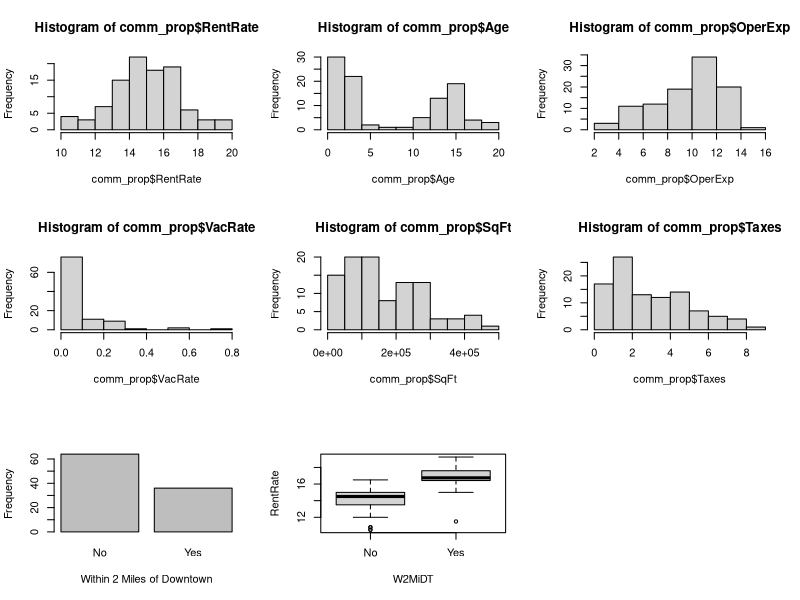
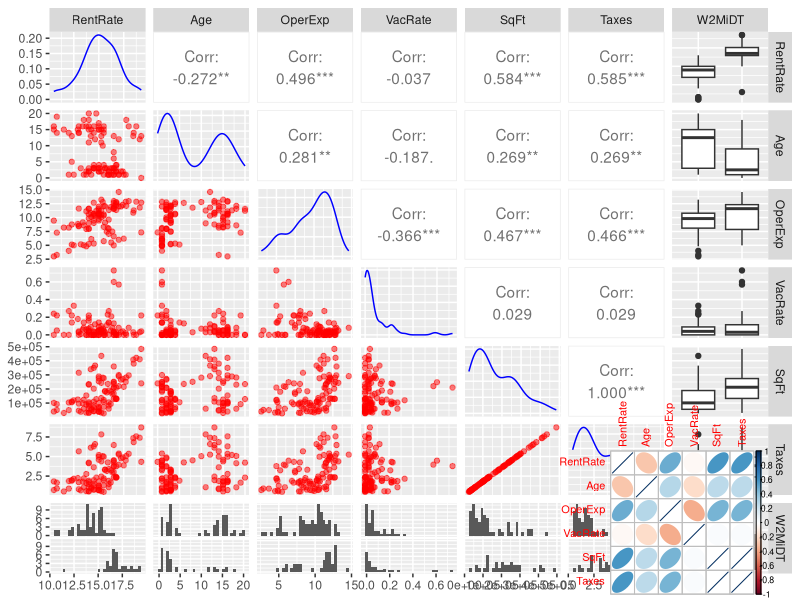
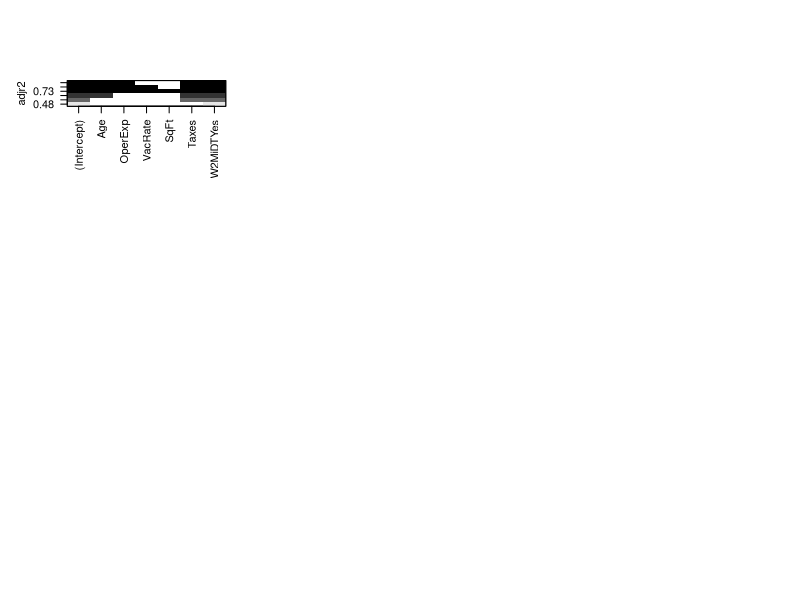
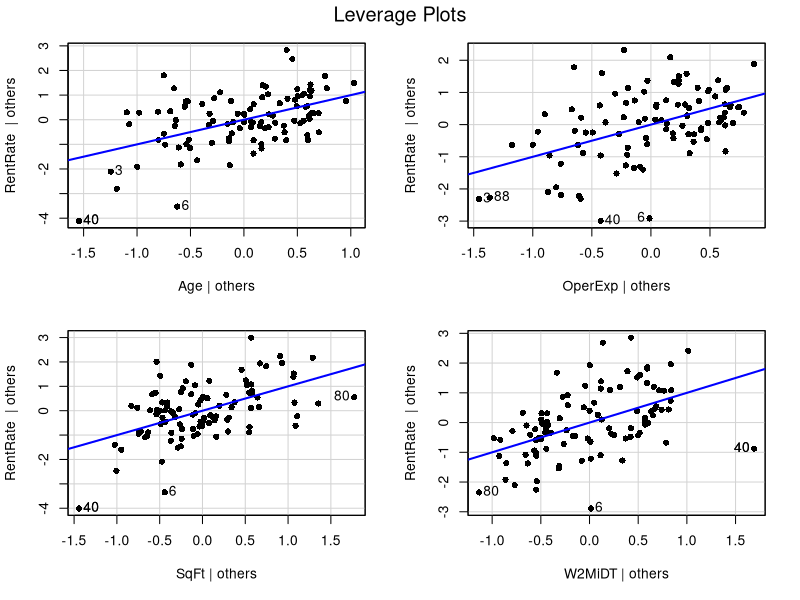
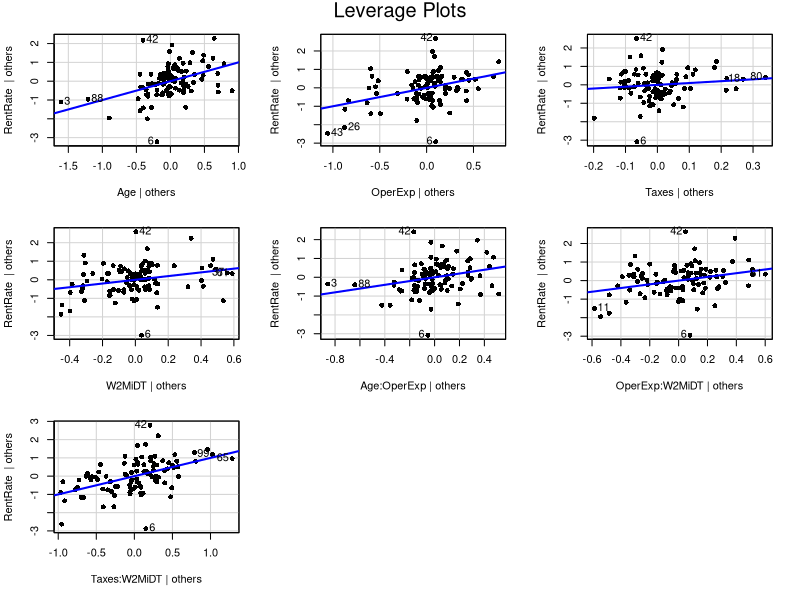
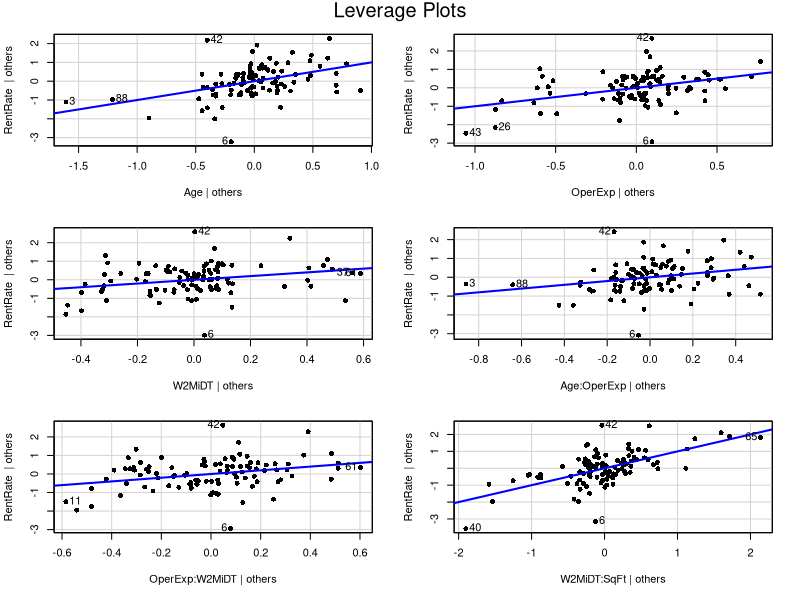
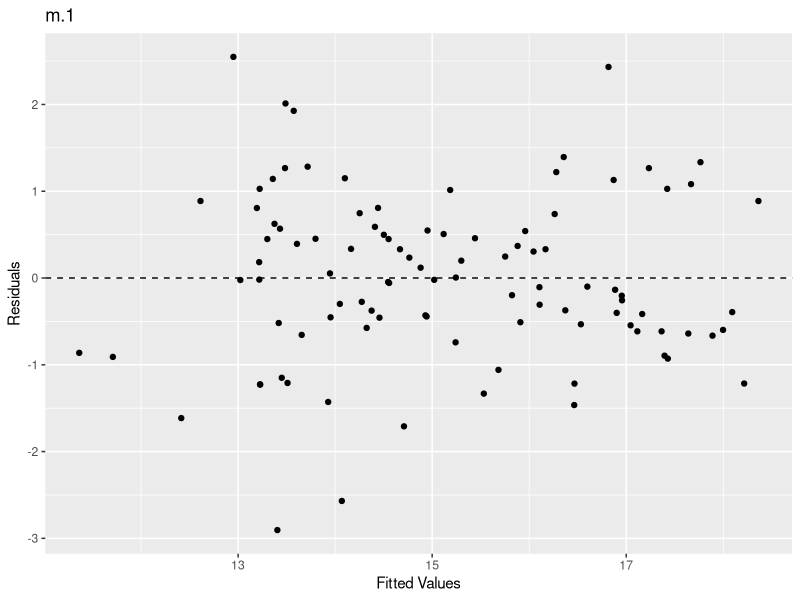
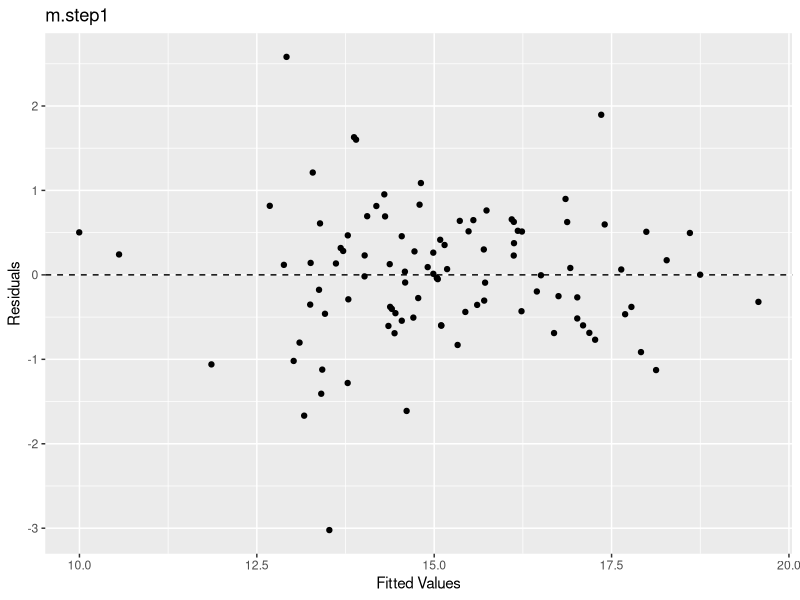

Recreate these plots in R, in order.
## ---- chunk 1
knitr::opts_chunk$set(echo = TRUE)
library(ggplot2)
library(dplyr)
library(Hmisc)
library(scales)
library(stats)
library(MASS)
library(leaps)
library(car)
library(GGally)
library(corrplot)
library(knitr)
## ---- chunk 2
# comm_prop <- read.csv("C:/Users/aaron.goletz/Desktop/My Docs/Lipscomb Documents/Stats Analysis and Decision Modeling/MSDS 5043/comm_prop.csv")
comm_prop <- read.csv("comm_prop.csv", header=TRUE)
comm_prop$W2MiDT <- factor(comm_prop$W2MiDT, labels = c("No", "Yes"))

kable(head(comm_prop), format = "html", align='c', caption = "Example of Data") #Head function will return the FIRST 6 rows of the dataset

## ---- chunk 3
# tail(comm_prop) #Tail function will return the LAST 6 rows of the dataset
summary(comm_prop) #Summary function returns a compact analysis of the dataset
## ---- chunk 4
par(mfrow = c(3,3))
hist(comm_prop$RentRate)
hist(comm_prop$Age)
hist(comm_prop$OperExp)
hist(comm_prop$VacRate)
hist(comm_prop$SqFt)
hist(comm_prop$Taxes)
plot(comm_prop$W2MiDT , xlab="Within 2 Miles of Downtown", ylab="Frequency")
boxplot(RentRate~W2MiDT, data=comm_prop)
## ---- chunk 5
round(cor(comm_prop[1:6]),3)
## ---- chunk 6
ggpairs(comm_prop[,1:7] , 
        lower = list(continuous = wrap("points", color = "red", alpha = 0.5)), 
        diag = list(continuous = wrap("densityDiag",  color = "blue", alpha = 0.5)))

# 'ggpairs' function is derived from 'GGally' library and draws a martix of plots of the diven dataset
## ---- chunk 7
corrplot(cor(comm_prop[,c(1:6)]), method="ellipse")
#'corrplot' function is derived from the 'corrplot' library and returns the correlations of multiple factors of the dataset in graphical table
## ---- chunk 8
m <- lm(RentRate ~ ., data=comm_prop)
summary(m)
## ---- chunk 9
m.4 <- lm(RentRate ~ Age + OperExp + VacRate + SqFt + W2MiDT, data=comm_prop) # drop Taxes
summary(m.4)

m.3 <- lm(RentRate ~ Age + OperExp + VacRate + SqFt, data=comm_prop) # drop W2MiDT
summary(m.3)

m.2 <- lm(RentRate ~ Age + OperExp + VacRate + W2MiDT, data=comm_prop) # drop SqFt
summary(m.2)

m.1 <- lm(RentRate ~ Age + OperExp + SqFt + W2MiDT, data=comm_prop) # drop VacRate
summary(m.1)
## ---- chunk 10
comm_prop.full <- lm(RentRate ~ .*., data = comm_prop)
stepAIC(comm_prop.full, direction ="backward")
## ---- chunk 11
m.step <- lm(formula = RentRate ~ Age + OperExp + VacRate + Taxes + W2MiDT + 
    Age:OperExp + Age:VacRate + OperExp:VacRate + OperExp:W2MiDT + 
    Taxes:W2MiDT, data = comm_prop)
summary(m.step)
## ---- chunk 12
m.step <- lm(formula = RentRate ~ Age + OperExp + Taxes + W2MiDT + 
    Age:OperExp + OperExp:W2MiDT + Taxes:W2MiDT, data = comm_prop)
summary(m.step)
## ---- chunk 13
subsets <- regsubsets(RentRate ~ ., data=comm_prop)
plot(subsets, scale="adjr2")

## ---- chunk 14
m.sub <- lm(RentRate ~ Age+OperExp+W2MiDT+Age:OperExp+Age:Taxes+OperExp:W2MiDT+SqFt:W2MiDT, data=comm_prop)
summary(m.sub)

## ---- chunk 15
m.sub1 <- lm(RentRate ~ Age+OperExp+W2MiDT+Age:OperExp+OperExp:W2MiDT+SqFt:W2MiDT, data=comm_prop)
summary(m.sub1)
## ---- chunk 16
leveragePlots(m.1,pch=16)

leveragePlots(m.step,pch=16)

leveragePlots(m.sub1,pch=16)
## ---- chunk 17
library(ggplot2)
m_df <- fortify(m.1)
ggplot(m_df, aes(x=.fitted, y=.resid)) +
  geom_point() +
  geom_hline(yintercept = 0, linetype = 2) +
  labs(x="Fitted Values", y="Residuals", title="m.1")
m.step_df <- fortify(m.step)
ggplot(m.step_df, aes(x=.fitted, y=.resid)) +
  geom_point() +
  geom_hline(yintercept = 0, linetype = 2) +
  labs(x="Fitted Values", y="Residuals", title="m.step1")
m.sub_df <- fortify(m.sub1)
ggplot(m.sub_df, aes(x=.fitted, y=.resid)) +
  geom_point() +
  geom_hline(yintercept = 0, linetype = 2) +
  labs(x="Fitted Values", y="Residuals", title="m.sub1")
## ---- chunk 18
car::ncvTest(m.1)
car::ncvTest(m.step)
car::ncvTest(m.sub1)
## ---- chunk 19
shapiro.test(m.1$residuals)
shapiro.test(m.step$residuals)
shapiro.test(m.sub1$residuals)
## ---- chunk 20
par(mfrow=c(3,3))

hist(m.1$residuals)
plot(m.1$residuals ~ comm_prop$RentRate,pch=16, main="Residual Plot")
abline(h = 0, lty = 3)  # adds a horizontal dashed line at y = 0
qqnorm(m.1$residuals, pch=16)
qqline(m.1$residuals)

hist(m.step$residuals)
plot(m.step$residuals ~ comm_prop$RentRate,pch=16, main="Residual Plot")
abline(h = 0, lty = 3)  # adds a horizontal dashed line at y = 0
qqnorm(m.step$residuals, pch=16)
qqline(m.step$residuals)

hist(m.sub1$residuals)
plot(m.sub1$residuals ~ comm_prop$RentRate,pch=16, main="Residual Plot")
abline(h = 0, lty = 3)  # adds a horizontal dashed line at y = 0
qqnorm(m.sub1$residuals, pch=16)
qqline(m.sub1$residuals)
## ---- chunk 21
car::vif(m.1)
car::vif(m.step)
car::vif(m.sub1)

## ---- chunk 22
new_obs = data.frame(Age=9, SqFt=40,OperExp=13,W2MiDT="No")
predict(m.1, newdata = new_obs, interval="predict")

new_obs = data.frame(Age=9, SqFt=40,OperExp=13,Taxes=.54,W2MiDT="No")
predict(m.step, newdata = new_obs, interval="predict")

new_obs = data.frame(Age=9, SqFt=40,OperExp=13,Taxes=.54,W2MiDT="No")
predict(m.sub1, newdata = new_obs, interval="predict")
